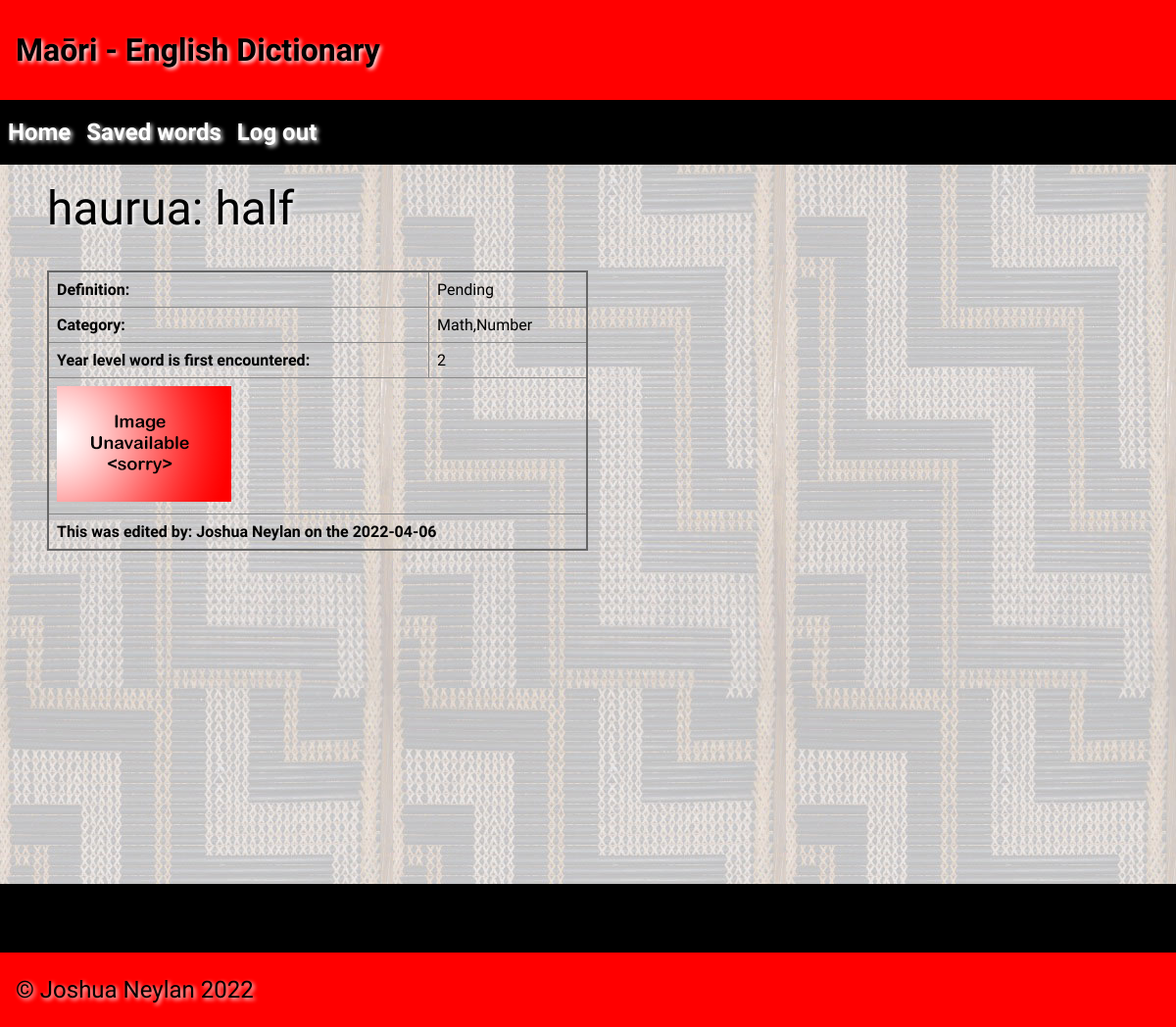
Page /Math_Number/haurua (signed in) on the earlier database version.
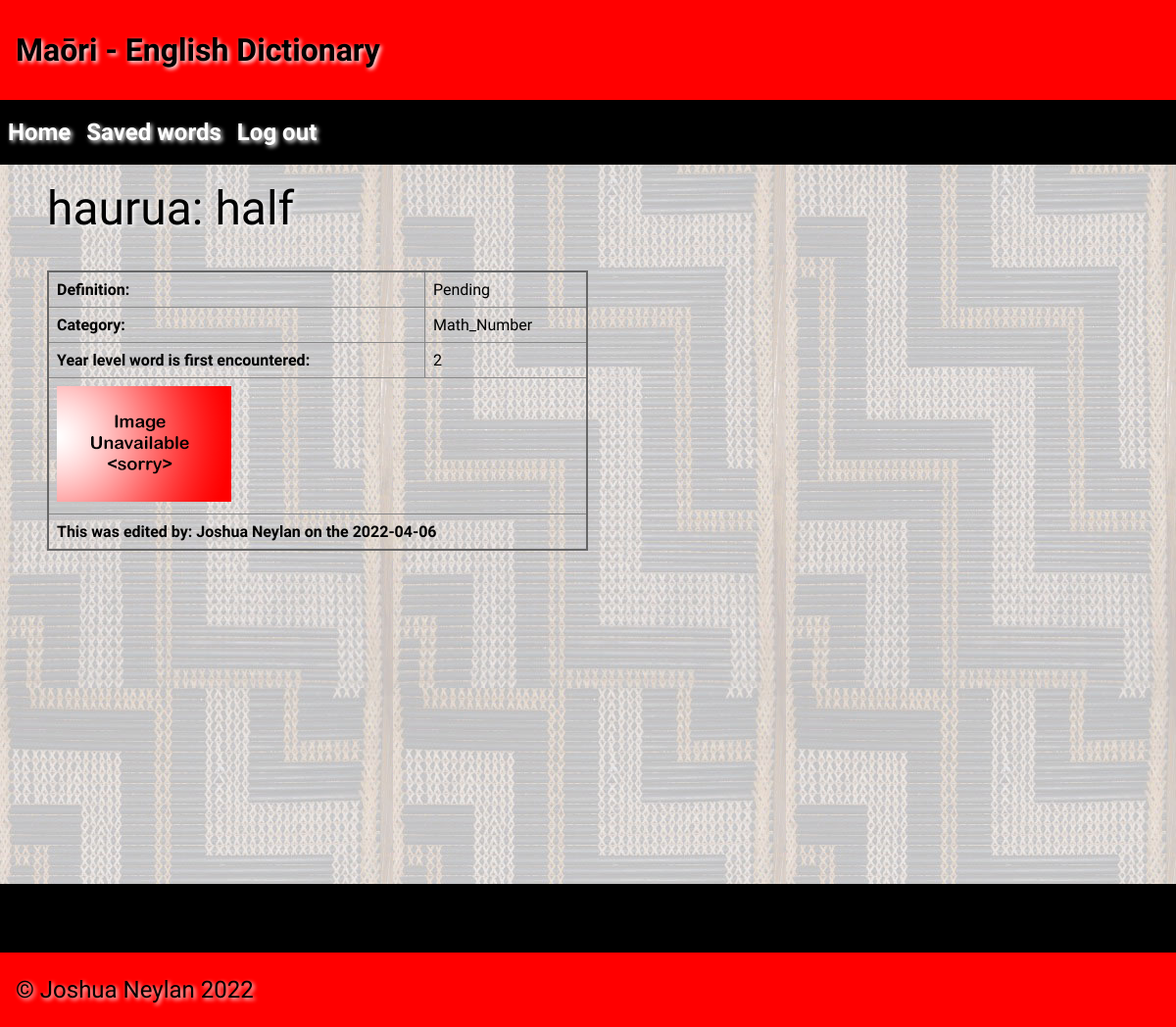
Same page on the later database version.
### tables this page shows
CREATE TABLE "Dictionary"
(
    id         integer
        constraint Dictionary_pk
            primary key autoincrement,
    maori      varchar(85),
    english    varchar(100),
    category   varchar(50),
    year_level integer(13),
    image      varchar(100),
    timestamp  datetime,
    author     varchar(60),
    definition varchar(200)
);

### app.py (the view)
@app.route("/<category>/<word>")
def render_category_word_details(word, category):
    con = create_connection(DB_NAME)
    query = "SELECT maori, english, category, definition, year_level, image, timestamp, author, id FROM Dictionary WHERE maori = ?"
    cur = con.cursor()
    cur.execute(query, (word,))
    word_details = cur.fetchall()[0]
    con.close()
    if word_details[5]:
        image_found = True
    else:
        image_found = False
    return render_template("word_details.html", word_details=word_details, category=category, image_found=image_found,
                           logged_in=is_logged_in())

### app.py (called while the page is built)
def create_connection(db_file):
    try:
        connection = sqlite3.connect(db_file)
        connection.execute("pragma foreign_keys=ON")
        return connection
    except Error as e:
        print(e)
    return None

def is_logged_in():
    if session.get("email") is None:
        return False
    return True

### templates/word_details.html (shortened to what this page needs)
{% extends 'base.html' %}
{% block heading %}Maōri - English Dictionary{% endblock %}
{% block main %}
    <div class = "h0">{{word_details[0]}}: {{word_details[1]}}</div><br>
    <table>
        <tr>
            <td><b>Definition:</b></td>
            <td> {{word_details[3]}} </td>
        </tr>
        <tr>
            <td><b> Category:</b></td>
            <td>{{word_details[2]}}</td>
        </tr>
        <tr>
            <td><b>Year level word is first encountered:</b></td>
            <td>{{word_details[4]}}</td>
        </tr>
        <tr>
            {% if image_found %}
                <td colspan="2"><img src="../static/images/{{word_details[5]}}"></td>
            {% else %}
                <td colspan="2"><img src="../static/images/noimage.png"></td>
            {% endif %}
        </tr>
        <tr>
            <td colspan="2"><b>This was edited by: {{word_details[7]}} on the {{word_details[6]}}</b></td>
        </tr>
    </table>
{% endblock %}

Differences in the rows shown:
changed Dictionary "haurua": category "Math,Number" → "Math_Number"
